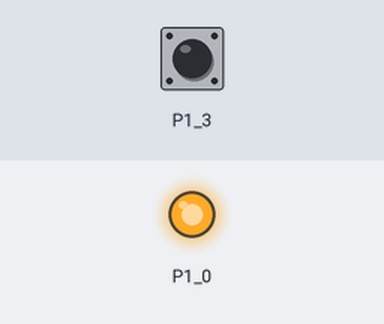
A sketch run on a simulated TI MSP430 LaunchPad. Shown: output pins drawn as LEDs (lit = HIGH). The inputs (shaded band) are chosen by the test bench; at power-on: P1_3 HIGH.

Above: at 1.2 s.
1.3 s: P1_3 pulled LOW for 0.15 s
At 2.7 s:
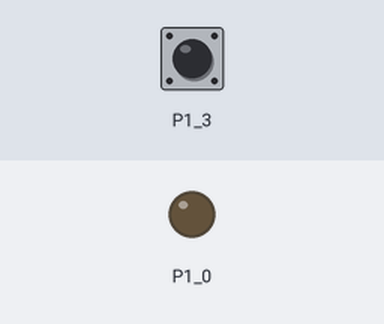
Timing chart, 0 to 4.3 s (numbered marks = the images above; inputs shaded):
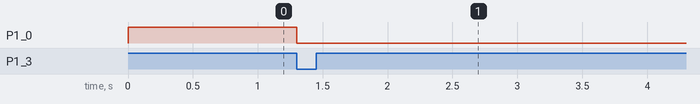

Measured:
- after the input at 1.3 s, P1_0: HIGH → LOW at once

The sketch:

lab2.ino
```cpp
unsigned clock=0; // in 10ms
unsigned buttoncount=0;
unsigned buttonstate=0; // 0 for off and 1 for on

// the setup routine runs once when you press reset:
void setup() {
  // Serial.begin(9600);
  pinMode(PUSH2, INPUT_PULLUP);
  pinMode(RED_LED, OUTPUT);
}

// the loop routine runs over and over again forever:
void loop() {
  // red
  int but = digitalRead(PUSH2);
  if (but!=buttonstate && but==LOW){
    delay(1);
    if(digitalRead(PUSH2)==LOW) buttoncount++;
  }
  buttonstate=but;
  if (buttoncount%4) digitalWrite(RED_LED, LOW);
  else digitalWrite(RED_LED, HIGH);
}
```
